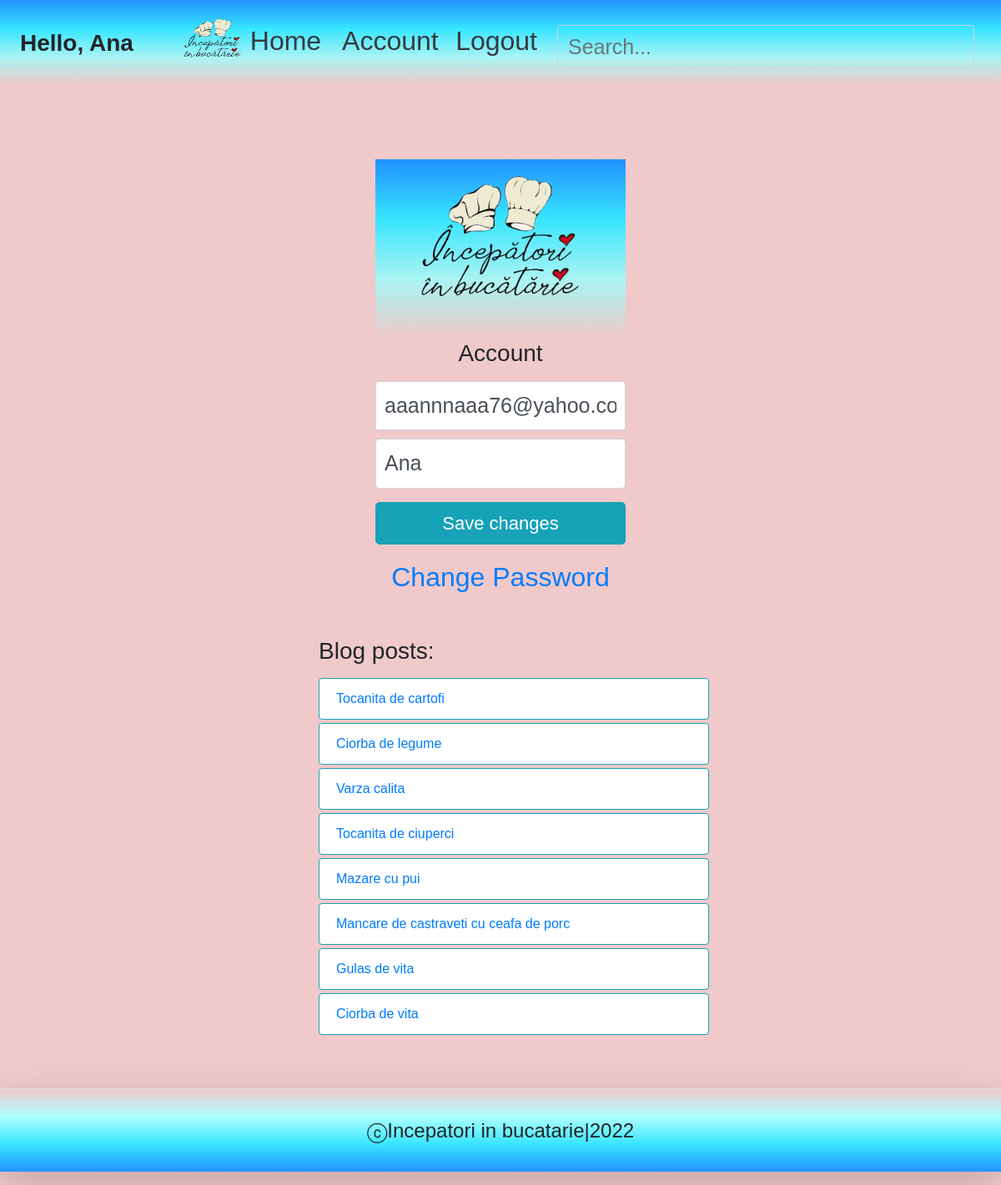
The page /account/ (signed in) on the database as committed earlier.
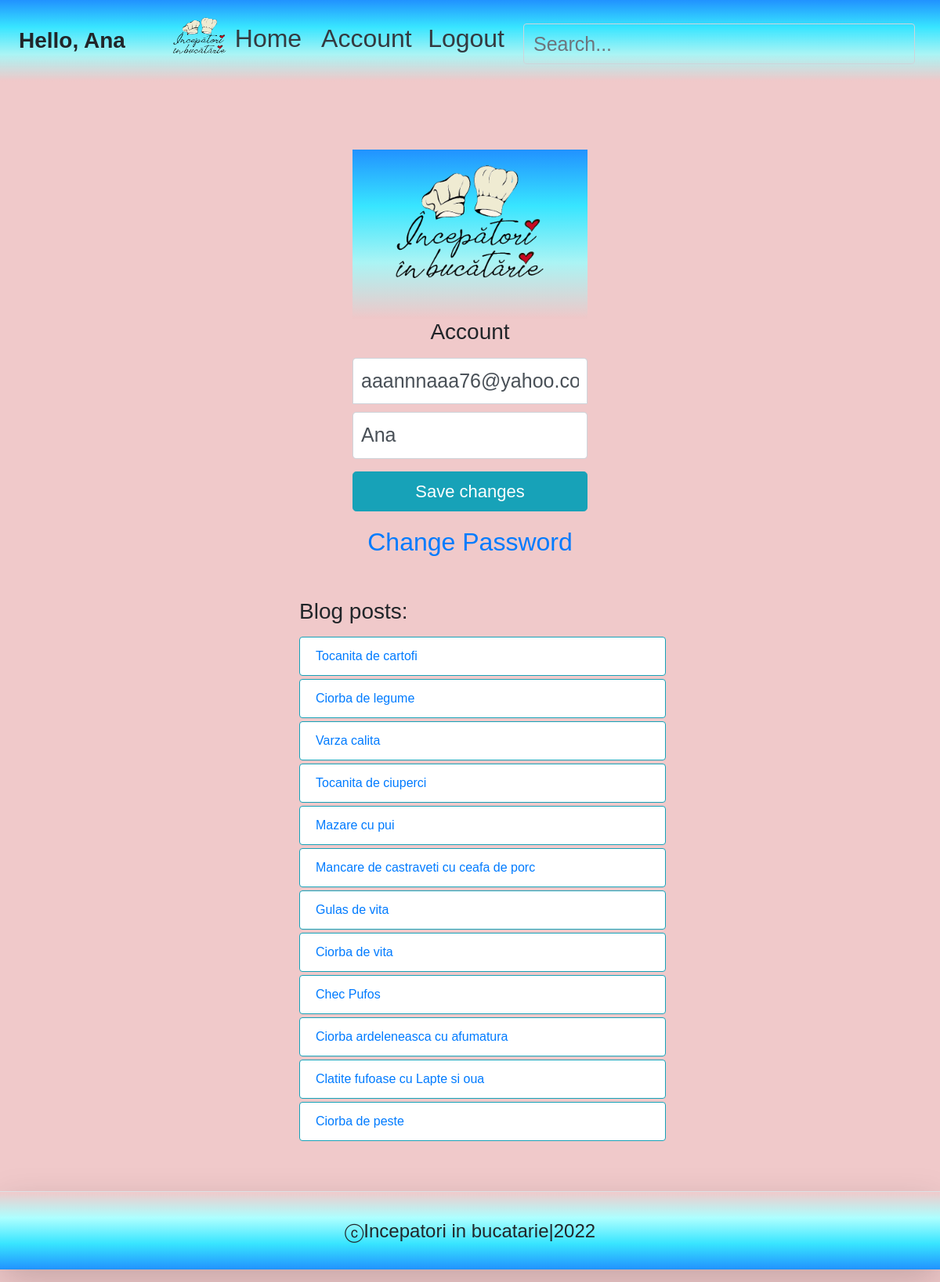
The same page on the database as committed later.
### account/models.py (models this page shows, shortened)
class Account(AbstractBaseUser):
    email                   = models.EmailField(verbose_name="email", max_length=60, unique=True)
    username                = models.CharField(max_length=30, unique=True)
    date_joined             = models.DateTimeField(verbose_name='date joined', auto_now_add=True)
    last_login              = models.DateTimeField(verbose_name='last login', auto_now=True)
    is_admin                = models.BooleanField(default=False)
    is_active               = models.BooleanField(default=True)
    is_staff                = models.BooleanField(default=False)
    is_superuser            = models.BooleanField(default=False)
    USERNAME_FIELD = 'email'
    REQUIRED_FIELDS = ['username']
    objects = MyAccountManager()

### blog/models.py (models this page shows)
class BlogPost(models.Model):
	title 					= models.CharField(max_length=50, null=False, blank=False, unique=True)
	body 					= RichTextField(blank=False, null=False)
	image		 			= models.ImageField(upload_to=upload_location, null=False, blank=False)
	date_published 			= models.DateTimeField(auto_now_add=True, verbose_name="date published")
	date_updated 			= models.DateTimeField(auto_now=True, verbose_name="date updated")
	author 					= models.ForeignKey(settings.AUTH_USER_MODEL, on_delete=models.CASCADE)
	slug 					= models.SlugField(blank=True, unique=True)
	def __str__(self):
		return self.title

### account/views.py (the view)
# urls.py: path('account/', account_view, name="account"),
def account_view(request):
    if not request.user.is_authenticated:
        return redirect("login")
    context = {}
    if request.POST:
        form = AccountUpdateForm(request.POST, instance=request.user)
        if form.is_valid():
            form.initial= {
                        "email": request.POST['email'],
                        "username": request.POST['username'],
            }
            form.save()
            context['succes_message'] = "Account Updated"
    else:
        form = AccountUpdateForm(
                initial= {
                    "email": request.user.email,
                    "username": request.user.username,
                }
            )
    context['account_form'] = form
    blog_posts = BlogPost.objects.filter(author=request.user)
    context['blog_posts'] = blog_posts
    return render(request, 'account/account.html', context)

### account/forms.py (shortened to what this page needs)
class AccountUpdateForm(forms.ModelForm):
    class Meta:
        model = Account
        fields = ('email', 'username')

### account/templates/account/account.html (shortened to what this page needs)
{% extends 'base.html' %}
{% load static %}
{% block content %}
  <form class="form-signin" method="post">{% csrf_token %}
    <div class="d-flex flex-column pb-3">
      <img class="img-fluid mx-auto d-block" src="{% static 'logo.png' %}" alt="logo" width="200" height="200">
    </div>
    <h1 class="h3 mb-3 font-weight-normal">Account</h1>
    <input type="email" name="email" id="inputEmail" class="form-control" placeholder="Email address" required autofocus
    value="{{account_form.initial.email}}" >
    <input type="text" name="username" id="inputUsername" class="form-control" placeholder="Username" required
    value="{{account_form.initial.username}}">
    <button class="btn btn-lg btn-info btn-block" type="submit">Save changes</button>
  </form>
  <div class=" ana">
    <a class="m-auto" href="{% url 'password_change' %}">Change Password</a>
  </div>
<div class="container mt-4 p-4">
  <div class="row">
    <div class="blog-posts">
      <h3 class="mb-3 font-weight-normal ml-3 pl-3">Blog posts:</h3>
      {% if blog_posts %}
      <ul>
        {% for post in blog_posts %}
        <a href="{% url 'blog:detail' post.slug %}" style="text-decoration: none;">
          <li class="list-group-item mb-1 mt-1 border border-info">{{post}}</li>
        </a>
        {% endfor %}
      </ul>
      {% else %}
      <p>You have no blog posts. Create a post <a href="{% url 'blog:create' %}">here</a>.</p>
      {% endif%}
    </div>
  </div>
</div>
{% endblock %}

### templates/base.html (shortened to what this page needs)
<!DOCTYPE html>
<html lang="en">
<head>
    <link href="https://fonts.cdnfonts.com/css/self-deception" rel="stylesheet">
    <link href="https://fonts.cdnfonts.com/css/eufoniem" rel="stylesheet">
    <link rel="stylesheet" href="https://cdnjs.cloudflare.com/ajax/libs/font-awesome/6.1.2/css/all.min.css">
    <link href="https://fonts.cdnfonts.com/css/sporty-vista" rel="stylesheet">
    <link href="https://cdn.jsdelivr.net/npm/bootstrap@5.2.3/dist/css/bootstrap.min.css" rel="stylesheet">
    <link href="https://fonts.cdnfonts.com/css/sporty-vista" rel="stylesheet">
    {% include 'snippets/header.html' %}
</head>
<body>
    <div class="main">
        {% block content %}
        {% endblock content %}
    </div>
    {% include 'snippets/footer.html' %}
</body>
</html>

### templates/snippets/header.html (shortened to what this page needs)
   {% load static %}
    <link href="https://cdn.jsdelivr.net/npm/bootstrap@5.2.2/dist/css/bootstrap.min.css" rel="stylesheet">
    <link rel="stylesheet" href="https://cdn.jsdelivr.net/npm/bootstrap@4.3.1/dist/css/bootstrap.min.css">
<div class="fixed-top">
<div class="d-flex flex-column flex-md-row align-items-center p-3 px-md-4 mb-3">
    <h3 class="my-0 mr-md-auto font-weight-normal">
        {% if request.user.is_authenticated %}
            <p class="m-auto"><b>Hello, {{request.user.username}}</b></p>
        {% endif %}
    </h3>
    <nav class="header my-2 my-md-0 mr-md-3">
        {% if request.user.is_authenticated %}
        <a class="p-2 text-dark" href="{% url 'home' %}">
        <img class="m-auto pb-2" src="{% static 'logo.png' %}" width="72" height="72">
        Home
        </a>
        <a class="p-2 text-dark" href="{% url 'account' %}">Account</a>
        <a class="p-2 text-dark" href="{% url 'logout' %}">Logout</a>
        {% endif %}
    </nav>
    <div class="search-bar header mt-sm-2 mr-2">
        <form method="get">
            <input class="form-control"  type="text" name="q" id="id_q" placeholder="Search...">
        </form>
    </div>
  </div>
</div>

### templates/snippets/footer.html (shortened to what this page needs)
<br>
<div class="d-flex flex-row align-items-center footer  bg-white border-top shadow-lg">
	<p class="m-auto"> ⓒIncepatori in bucatarie|2022  </p>
</div>

### templates/snippets/header.html (style rules this page uses)
.d-flex { background-image: linear-gradient(to bottom, #2192FF, #38E5ff, #9FFc, rgba(240,199, 200, 0.958)); }
.container { max-width: 960px; }
.search-bar { max-width: 500px; width: 100%; align-self:center; }
form { width: 100%; }
.p-2 { font-size: 2rem; text-align:center; }
#id_q.form-control { background-color:transparent; transition: border-color .15s ease-in-out,box-shadow .15s ease-in-out; background-clip: padding-box; }

### templates/snippets/base_css.html (style rules this page uses)
body { Background-color: rgba(240,199, 200, 0.958); font-family: 'Self Deception', sans-serif; }
.row { --bs-gutter-x: -0.5rem; }
.ana { text-align: center; font-size: 2rem; font-family: 'Eufoniem', sans-serif; }
.form-control { font-size: 25px !important; }
.btn { font-size: 22px !important; min-width: 15ch !important; max-height: 10vh !important; text-align: center !important; }
a { text-decoration: none !important; }

### templates/base.html (style rules this page uses)
.main { min-height: 100vh; height: 100%; padding-top: 11rem; }

### account/templates/account/account.html (style rules this page uses)
.form-signin { width: 100%; max-width: 330px; padding: 15px; margin: auto; }
.form-signin .form-control { position: relative; box-sizing: border-box; height: auto; padding: 10px; font-size: 16px; }
.form-signin input[type="email"] { margin-bottom: 10px; border-bottom-right-radius: 0; border-bottom-left-radius: 0; }
.h3 { text-align: center; }
.blog-posts { max-width: 500px; width: 100%; margin: auto; }
.ana { text-align: center; }

### templates/snippets/footer.html (style rules this page uses)
.footer { background-image: linear-gradient(to top, #2192FF, #38E5ff, #9FFc, rgba(240,199, 200, 0.958)) !important; min-height: 100px; bottom: 0 !important; width: 100%; font-size: x-large; }

Rows that differ between the two databases and show on the page:
added BlogPost: title "Chec Pufos"
added BlogPost: title "Ciorba ardeleneasca cu afumatura"
added BlogPost: title "Clatite fufoase cu Lapte si oua"
added BlogPost: title "Ciorba de peste"
